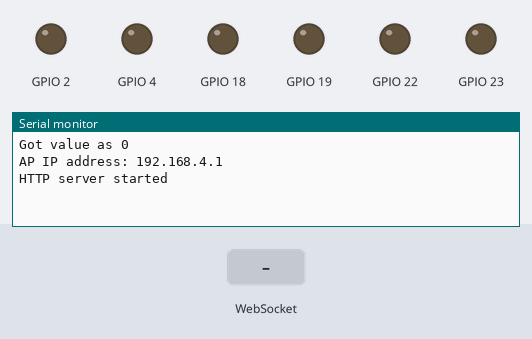
Bench run of a sketch on a simulated ESP32. Parts: output pins drawn as LEDs (lit = HIGH), the last lines printed to the serial monitor. The test bench sets the inputs (shaded band).

Above: at 1.2 s.
1.3 s: WebSocket text "MoveCar" received
At 2.0 s:
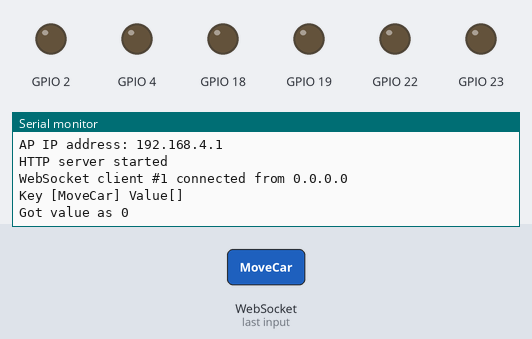
2.8 s: WebSocket text "Speed" received
At 3.1 s:
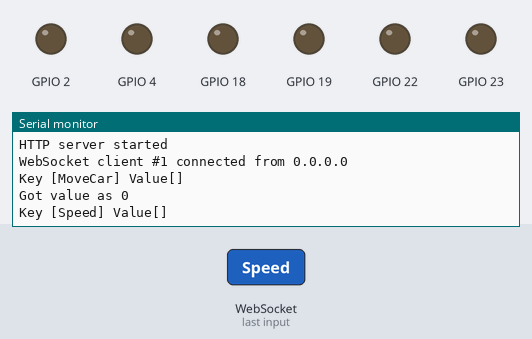
4.3 s: WebSocket text "0" received
At 5.5 s:
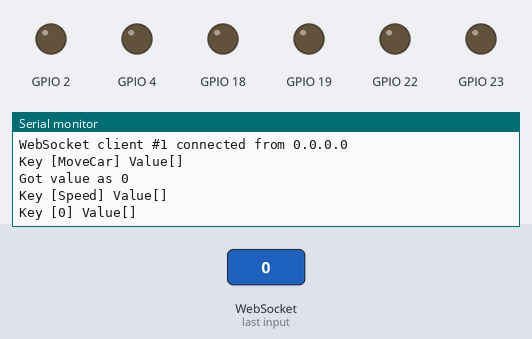

Measured:
- after the input at 1.3 s, the serial monitor: prints a new line at once (image 1)
- after the input at 2.8 s, the serial monitor: prints a new line at once (image 2)
- after the input at 4.3 s, the serial monitor: prints a new line at once (image 3)

The sketch:

Wifi_Control_Car.ino
```cpp
#include <Arduino.h>
#ifdef ESP32
#include <WiFi.h>
#include <AsyncTCP.h>
#elif defined(ESP8266)
#include <ESP8266WiFi.h>
#include <ESPAsyncTCP.h>
#endif
#include <ESPAsyncWebServer.h>
#include <iostream>
#include <sstream>

#define RIGHT_FRONT_SERVO_PIN  27
#define RIGHT_BACK_SERVO_PIN   26
#define LEFT_FRONT_SERVO_PIN   25
#define LEFT_BACK_SERVO_PIN    33


struct MOTOR_PINS
{
  int pinEn;
  int pinIN1;
  int pinIN2;
};

std::vector<MOTOR_PINS> motorPins =
{
  {22, 2, 4},  //RIGHT_MOTOR Pins (EnA, IN1, IN2)
  {23, 18, 19},  //LEFT_MOTOR  Pins (EnB, IN3, IN4)
};

#define UP 1
#define DOWN 2
#define LEFT 3
#define RIGHT 4
#define STOP 0

#define RIGHT_MOTOR 0
#define LEFT_MOTOR 1

#define FORWARD 1
#define BACKWARD -1

const int PWMFreq = 1000; /* 1 KHz */
const int PWMResolution = 8;
const int PWMSpeedChannel = 4;

const char* ssid     = "Soham_Car";
const char* password = "12345678";

AsyncWebServer server(80);
AsyncWebSocket wsCarInput("/CarInput");

const char* htmlHomePage PROGMEM = R"HTMLHOMEPAGE(
<!DOCTYPE html>
<html>
  <head>
  <meta name="viewport" content="width=device-width, initial-scale=1, maximum-scale=1, user-scalable=no">
    <style>
    .arrows {
      font-size:40px;
      color:red;
    }
    td.button {
      background-color:black;
      border-radius:25%;
      box-shadow: 5px 5px #888888;
    }
    td.button:active {
      transform: translate(5px,5px);
      box-shadow: none;
    }

    .noselect {
      -webkit-touch-callout: none; /* iOS Safari */
        -webkit-user-select: none; /* Safari */
         -khtml-user-select: none; /* Konqueror HTML */
           -moz-user-select: none; /* Firefox */
            -ms-user-select: none; /* Internet Explorer/Edge */
                user-select: none; /* Non-prefixed version, currently
                                      supported by Chrome and Opera */
    }

    .slidecontainer {
      width: 100%;
    }

    .slider {
      -webkit-appearance: none;
      width: 100%;
      height: 20px;
      border-radius: 5px;
      background: #d3d3d3;
      outline: none;
      opacity: 0.7;
      -webkit-transition: .2s;
      transition: opacity .2s;
    }

    .slider:hover {
      opacity: 1;
    }

    .slider::-webkit-slider-thumb {
      -webkit-appearance: none;
      appearance: none;
      width: 40px;
      height: 40px;
      border-radius: 50%;
      background: red;
      cursor: pointer;
    }

    .slider::-moz-range-thumb {
      width: 40px;
      height: 40px;
      border-radius: 50%;
      background: red;
      cursor: pointer;
    }
    </style>

  </head>
  <body class="noselect" align="center" style="background-color:white">

    <h1 style="color: teal;text-align:center;">Soham Academy</h1>
    <h2 style="color: teal;text-align:center;">Wifi &#128663; Control</h2>

    <table id="mainTable" style="width:400px;margin:auto;table-layout:fixed" CELLSPACING=10>
      <tr>
        <td></td>
        <td class="button" ontouchstart='sendButtonInput("MoveCar","1")' ontouchend='sendButtonInput("MoveCar","0")'><span class="arrows" >&#8679;</span></td>
        <td></td>
      </tr>
      <tr>
        <td class="button" ontouchstart='sendButtonInput("MoveCar","3")' ontouchend='sendButtonInput("MoveCar","0")'><span class="arrows" >&#8678;</span></td>
        <td class="button"></td>
        <td class="button" ontouchstart='sendButtonInput("MoveCar","4")' ontouchend='sendButtonInput("MoveCar","0")'><span class="arrows" >&#8680;</span></td>
      </tr>
      <tr>
        <td></td>
        <td class="button" ontouchstart='sendButtonInput("MoveCar","2")' ontouchend='sendButtonInput("MoveCar","0")'><span class="arrows" >&#8681;</span></td>
        <td></td>
      </tr>
      <tr/><tr/>
      <tr/><tr/>
      <tr>
        <td style="text-align:left;font-size:25px"><b>Speed:</b></td>
        <td colspan=2>
         <div class="slidecontainer">
            <input type="range" min="0" max="255" value="150" class="slider" id="Speed" oninput='sendButtonInput("Speed",value)'>
          </div>
        </td>
      </tr>
    </table>

    <script>
      var webSocketCarInputUrl = "ws:\/\/" + window.location.hostname + "/CarInput";
      var websocketCarInput;

      function initCarInputWebSocket()
      {
        websocketCarInput = new WebSocket(webSocketCarInputUrl);
        websocketCarInput.onopen    = function(event)
        {
          var speedButton = document.getElementById("Speed");
          sendButtonInput("Speed", speedButton.value);
        };
        websocketCarInput.onclose   = function(event){setTimeout(initCarInputWebSocket, 2000);};
        websocketCarInput.onmessage = function(event){};
      }

      function sendButtonInput(key, value)
      {
        var data = key + "," + value;
        websocketCarInput.send(data);
      }

      window.onload = initCarInputWebSocket;
      document.getElementById("mainTable").addEventListener("touchend", function(event){
        event.preventDefault()
      });
    </script>
  </body>
</html>
)HTMLHOMEPAGE";


void rotateMotor(int motorNumber, int motorDirection)
{
  if (motorDirection == FORWARD)
  {
    digitalWrite(motorPins[motorNumber].pinIN1, HIGH);
    digitalWrite(motorPins[motorNumber].pinIN2, LOW);
  }
  else if (motorDirection == BACKWARD)
  {
    digitalWrite(motorPins[motorNumber].pinIN1, LOW);
    digitalWrite(motorPins[motorNumber].pinIN2, HIGH);
  }
  else
  {
    digitalWrite(motorPins[motorNumber].pinIN1, LOW);
    digitalWrite(motorPins[motorNumber].pinIN2, LOW);
  }
}

void moveCar(int inputValue)
{
  Serial.printf("Got value as %d\n", inputValue);
  switch(inputValue)
  {

    case UP:
      rotateMotor(RIGHT_MOTOR, FORWARD);
      rotateMotor(LEFT_MOTOR, FORWARD);
      break;

    case DOWN:
      rotateMotor(RIGHT_MOTOR, BACKWARD);
      rotateMotor(LEFT_MOTOR, BACKWARD);
      break;

    case LEFT:
      rotateMotor(RIGHT_MOTOR, FORWARD);
      rotateMotor(LEFT_MOTOR, BACKWARD);
      break;

    case RIGHT:
      rotateMotor(RIGHT_MOTOR, BACKWARD);
      rotateMotor(LEFT_MOTOR, FORWARD);
      break;

    case STOP:
      rotateMotor(RIGHT_MOTOR, STOP);
      rotateMotor(LEFT_MOTOR, STOP);
      break;

    default:
      rotateMotor(RIGHT_MOTOR, STOP);
      rotateMotor(LEFT_MOTOR, STOP);
      break;
  }
}

void handleRoot(AsyncWebServerRequest *request)
{
  request->send_P(200, "text/html", htmlHomePage);
}

void handleNotFound(AsyncWebServerRequest *request)
{
    request->send(404, "text/plain", "File Not Found");
}

void onCarInputWebSocketEvent(AsyncWebSocket *server,
                      AsyncWebSocketClient *client,
                      AwsEventType type,
                      void *arg,
                      uint8_t *data,
                      size_t len)
{
  switch (type)
  {
    case WS_EVT_CONNECT:
      Serial.printf("WebSocket client #%u connected from %s\n", client->id(), client->remoteIP().toString().c_str());
      break;
    case WS_EVT_DISCONNECT:
      Serial.printf("WebSocket client #%u disconnected\n", client->id());
      moveCar(STOP);
      break;
    case WS_EVT_DATA:
      AwsFrameInfo *info;
      info = (AwsFrameInfo*)arg;
      if (info->final && info->index == 0 && info->len == len && info->opcode == WS_TEXT)
      {
        std::string myData = "";
        myData.assign((char *)data, len);
        std::istringstream ss(myData);
        std::string key, value;
        std::getline(ss, key, ',');
        std::getline(ss, value, ',');
        Serial.printf("Key [%s] Value[%s]\n", key.c_str(), value.c_str());
        int valueInt = atoi(value.c_str());
        if (key == "MoveCar")
        {
          moveCar(valueInt);
        }
        else if (key == "Speed")
        {
          ledcWrite(PWMSpeedChannel, valueInt);
        }

      }
      break;
    case WS_EVT_PONG:
    case WS_EVT_ERROR:
      break;
    default:
      break;
  }
}

void setUpPinModes()
{
  //Set up PWM
  ledcSetup(PWMSpeedChannel, PWMFreq, PWMResolution);

  for (int i = 0; i < motorPins.size(); i++)
  {
    pinMode(motorPins[i].pinEn, OUTPUT);
    pinMode(motorPins[i].pinIN1, OUTPUT);
    pinMode(motorPins[i].pinIN2, OUTPUT);

    /* Attach the PWM Channel to the motor enb Pin */
    ledcAttachPin(motorPins[i].pinEn, PWMSpeedChannel);
  }
  moveCar(STOP);

}


void setup(void)
{
  setUpPinModes();
  Serial.begin(115200);

  WiFi.softAP(ssid, password);
  IPAddress IP = WiFi.softAPIP();
  Serial.print("AP IP address: ");
  Serial.println(IP);

  server.on("/", HTTP_GET, handleRoot);
  server.onNotFound(handleNotFound);

  wsCarInput.onEvent(onCarInputWebSocketEvent);
  server.addHandler(&wsCarInput);

  server.begin();
  Serial.println("HTTP server started");

}

void loop()
{
  wsCarInput.cleanupClients();
}
```
